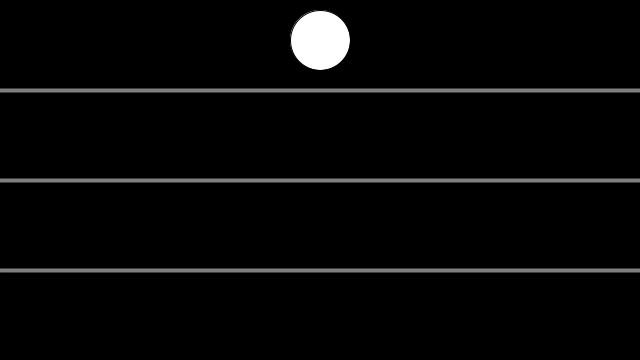
Frame 1 (no input)
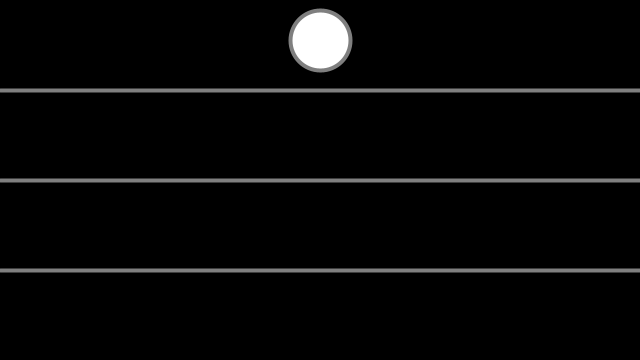
Frame 60 (the mouse pressed at the canvas centre just before this capture)
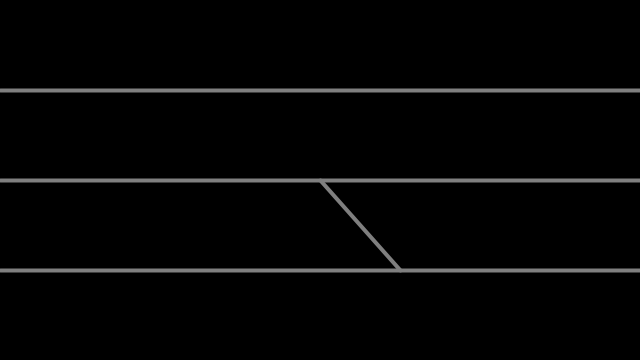
Frame 120 (the mouse held since frame 60 and released just before this capture)

The Processing sketch that drew these frames (run headless with seeded random() and noise(); from frame 60 on, the mouse is pressed at the canvas centre):

// Processing sketch: conditionalPractice
// ── conditionalPractice.pde
void setup() {
  size(640, 360);
  rectMode(CENTER);
}

void draw() {
  background(0);

  //if (mouseX > width / 3 * 2) {
  //} else if (mouseX > width / 3) {
  //} else {
  //}

  if (mouseY < height / 4) {
    circle(width * .5, height * 1/4 - 50, 60);
  } else if (mouseY < height / 2) {
    square(width * .5, height * .5 - 50, 60);
  } else if (mouseY < height / 4 * 3) {
    line(width * .5, height / 4 * 2, 
      width * .5 + 80, height / 4 * 3);
  } else {rect(width * .5, height * 3/4 + 40, 80, 40 );
  }

  stroke(127);
  strokeWeight(4);
  
line(0, height / 4, width, height / 4);

line(0, height / 4 * 2, width, height / 4 * 2); 

line(0, height / 4 * 3, width, height / 4 * 3); 
}
